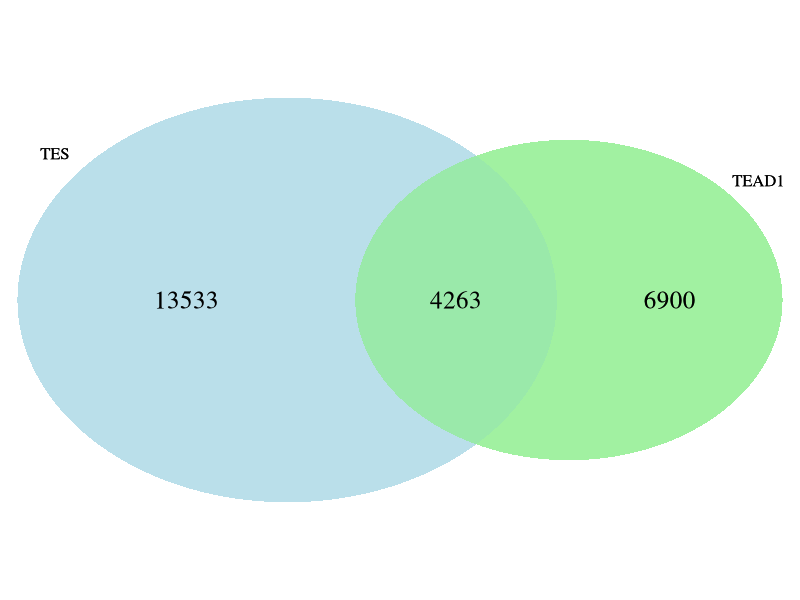
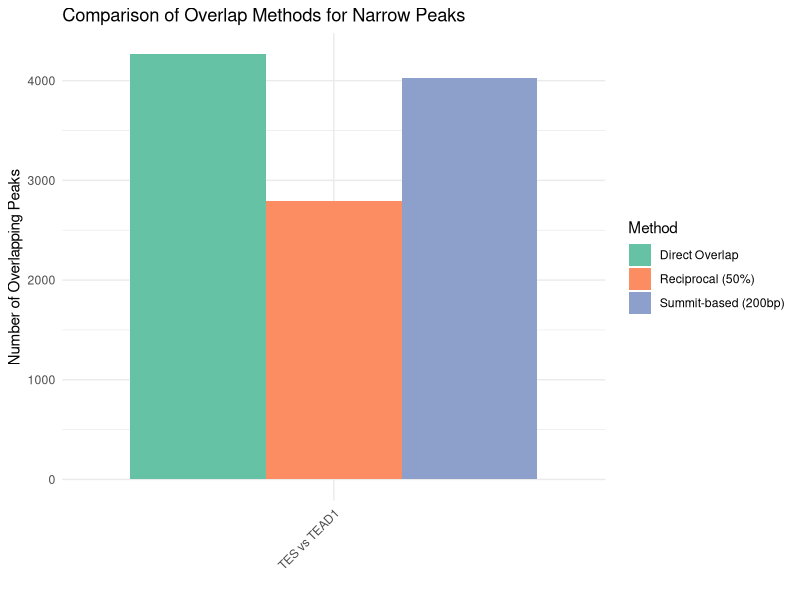
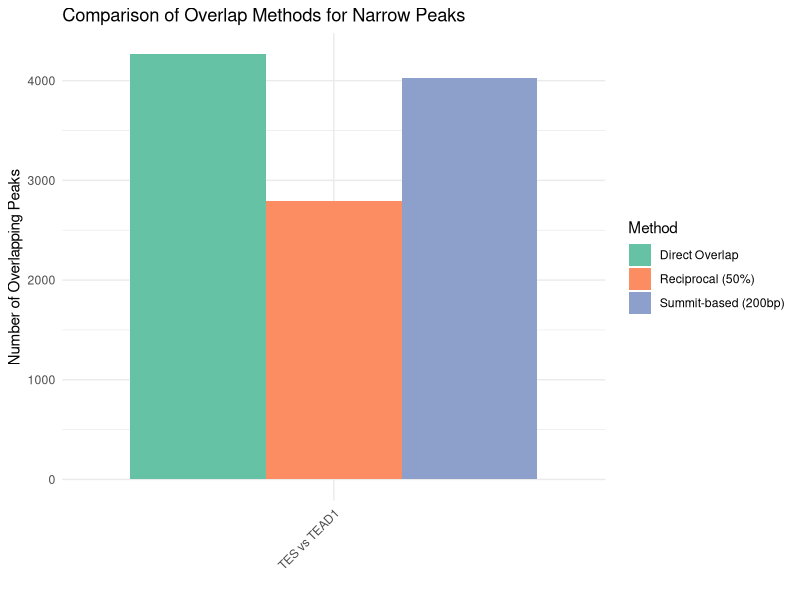

Write the R code that produced these figures, in order.
library(VennDiagram)
library(ggplot2)
library(dplyr)
library(gridExtra)

# Peak counts from shell script (TESmut removed - failed sample)
tes_total=17796
tead1_total=11163

# Direct overlap counts (peaks with any overlap)
tes_overlap_tead1=4263
tead1_overlap_tes=4220

# For Venn diagrams, use overlap counts (peaks that have any overlap)
tes_tead1_overlap=4263

tes_unique_tead1=13533
tead1_unique_tes=6943

# Summit-based overlaps
summit_tes_tead1=4024

# Reciprocal overlaps (>=50%)
reciprocal_tes_tead1=2792

# Jaccard indices
jaccard_tes_tead1=0.173

cat(paste("Narrow Peak counts (TESmut removed - failed sample):\n"))
cat(paste("TES:", tes_total, "\n"))
cat(paste("TEAD1:", tead1_total, "\n\n"))

cat(paste("Direct Overlaps:\n"))
cat(paste("TES overlapping TEAD1:", tes_overlap_tead1, "\n\n"))

# Create Venn diagrams for pairwise comparisons (TESmut removed - failed sample)
output_dir <- "results/12_pairwise_overlap_narrow/venn"
dir.create(output_dir, recursive = TRUE, showWarnings = FALSE)

# TES vs TEAD1 (only comparison now - TESmut removed)
cat("Creating TES vs TEAD1 Venn diagram...\n")
png(file.path(output_dir, "TES_vs_TEAD1_narrow_venn.png"),
    width = 3000, height = 3000, res = 300)
venn.plot <- draw.pairwise.venn(
    area1 = tes_total,
    area2 = tead1_total,
    cross.area = tes_tead1_overlap,
    category = c("TES", "TEAD1"),
    col = "transparent",
    fill = c("lightblue", "lightgreen"),
    alpha = 0.6,
    cex = 1.5,
    fontfamily = "serif",
    main = "TES vs TEAD1 Narrow Peak Overlap",
    main.cex = 1.8
)
grid.draw(venn.plot)
dev.off()

# Create comprehensive summary statistics table (TESmut removed)
stats_table <- data.frame(
    Comparison = c("TES vs TEAD1"),
    Direct_Overlap = c(tes_tead1_overlap),
    Summit_Overlap = c(summit_tes_tead1),
    Reciprocal_50pct = c(reciprocal_tes_tead1),
    TES_Only = c(tes_unique_tead1),
    TEAD1_Only = c(tead1_unique_tes),
    TES_Total = c(tes_total),
    TEAD1_Total = c(tead1_total),
    Overlap_Pct_TES = round(c(tes_tead1_overlap/tes_total*100), 1),
    Overlap_Pct_TEAD1 = round(c(tes_tead1_overlap/tead1_total*100), 1),
    Jaccard_Index = c(jaccard_tes_tead1)
)

# Write statistics to file
write.table(stats_table, file.path(output_dir, "narrow_peak_overlap_statistics.txt"),
            sep="\t", row.names=FALSE, quote=FALSE)

# Create bar plot comparing overlap methods
overlap_comparison <- data.frame(
    Comparison = rep(c("TES vs TEAD1"), 3),
    Method = c("Direct Overlap", "Summit-based (200bp)", "Reciprocal (50%)"),
    Count = c(tes_tead1_overlap, summit_tes_tead1, reciprocal_tes_tead1)
)

p_methods <- ggplot(overlap_comparison, aes(x = Comparison, y = Count, fill = Method)) +
    geom_bar(stat = "identity", position = "dodge") +
    labs(title = "Comparison of Overlap Methods for Narrow Peaks",
         y = "Number of Overlapping Peaks", x = "") +
    theme_minimal() +
    theme(axis.text.x = element_text(angle = 45, hjust = 1)) +
    scale_fill_brewer(palette = "Set2")

ggsave(file.path(output_dir, "overlap_methods_comparison.pdf"), p_methods, width = 10, height = 6)
ggsave(file.path(output_dir, "overlap_methods_comparison.png"), p_methods, width = 10, height = 6, dpi = 300)

cat("Narrow peak Venn diagram analysis completed (TESmut excluded - failed sample).\n")
cat("\nSummary Statistics:\n")
print(stats_table)

cat("\nInterpretation Guide:\n")
cat("- Direct Overlap: Any genomic overlap (most permissive)\n")
cat("- Summit-based: Peak centers within 200bp (appropriate for TF binding)\n")
cat("- Reciprocal 50%: At least 50% mutual overlap (most stringent)\n")
cat("- Jaccard Index: Overlap similarity score (0-1, higher = more similar)\n")
cat("- NOTE: TESmut samples removed from analysis (failed sample)\n")
